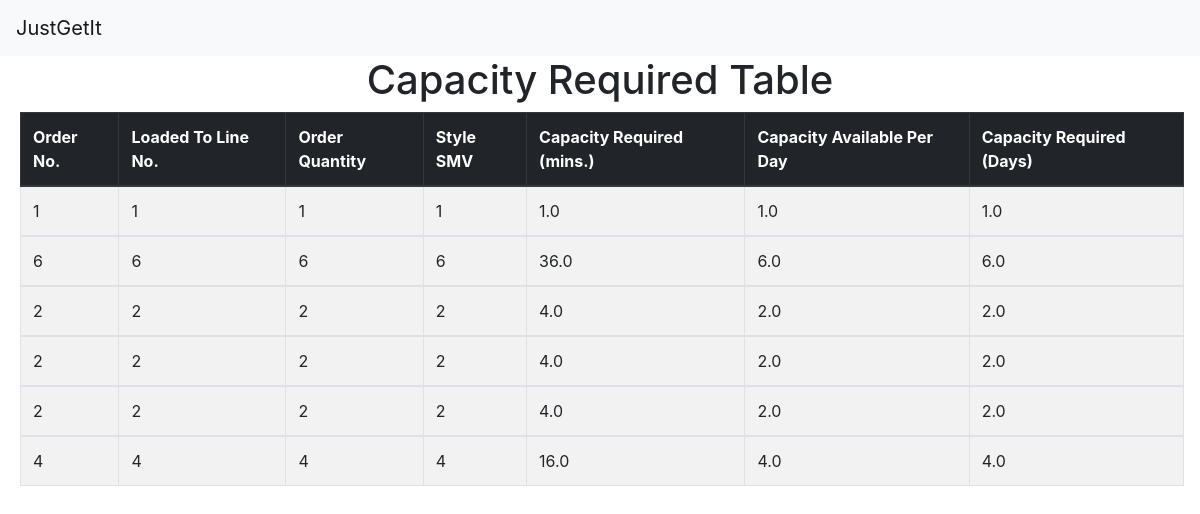
Page /cprtable on the earlier database version.
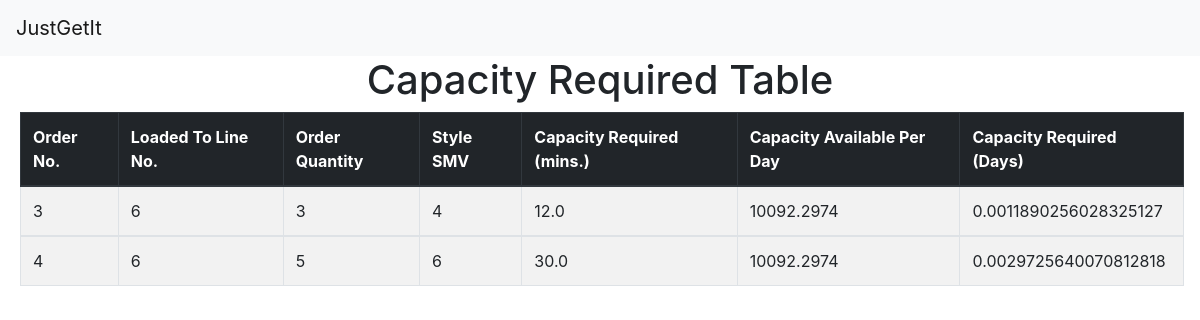
Same page on the later database version.
### loadplan/models.py (models this page shows)
class Cpr(models.Model):
    orderno = models.IntegerField()
    ltlc = models.IntegerField()
    orderqty = models.IntegerField()
    smv = models.IntegerField()
    crm = models.FloatField()
    capd = models.FloatField()
    crd = models.FloatField()

### loadplan/views.py (the view)
# urls.py: path('cprtable', views.cprtable, name='cprtable'),
def cprtable(request):
    allcpr = Cpr.objects.all()
    return render(request,'cprtable.html', {'allcpr': allcpr})

### templates/cprtable.html
{% extends 'base.html' %}
    {% block content %}
    <div class="container text-center">
        <h1>Capacity Required Table</h1>
    </div>
    <table class="table table-hover table-striped table-bordered" style="width: 97%; margin-left: 20px">
        <thead class="thead-dark">
          <tr>
            <th scope="col">Order No.</th>
            <th scope="col">Loaded To Line No.</th>
            <th scope="col">Order Quantity</th>
            <th scope="col">Style SMV</th>
            <th scope="col">Capacity Required (mins.)</th>
            <th scope="col">Capacity Available Per Day</th>
            <th scope="col">Capacity Required (Days)</th>
          </tr>
        </thead>
    {% for a in allcpr %}
        <tbody>
          <tr>
            <td>{{a.orderno}}</td>
            <td>{{a.ltlc}}</td>
            <td>{{a.orderqty}}</td>
            <td>{{a.smv}}</td>
            <td>{{a.crm}}</td>
            <td>{{a.capd}}</td>
            <td>{{a.crd}}</td>
          </tr>
        </tbody>
    {% endfor %}
      </table>
{% endblock  %}

Differences in the rows shown:
removed Cpr: orderno "1", ltlc "1", orderqty "1", smv "1", crm "1.0", capd "1.0", crd "1.0"
removed Cpr: orderno "6", ltlc "6", orderqty "6", smv "6", crm "36.0", capd "6.0", crd "6.0"
removed Cpr: orderno "2", ltlc "2", orderqty "2", smv "2", crm "4.0", capd "2.0", crd "2.0"
removed Cpr: orderno "2", ltlc "2", orderqty "2", smv "2", crm "4.0", capd "2.0", crd "2.0"
removed Cpr: orderno "2", ltlc "2", orderqty "2", smv "2", crm "4.0", capd "2.0", crd "2.0"
removed Cpr: orderno "4", ltlc "4", orderqty "4", smv "4", crm "16.0", capd "4.0", crd "4.0"
added Cpr: orderno "3", ltlc "6", orderqty "3", smv "4", crm "12.0", capd "10092.2974", crd "0.0011890256028325127"
added Cpr: orderno "4", ltlc "6", orderqty "5", smv "6", crm "30.0", capd "10092.2974", crd "0.0029725640070812818"
